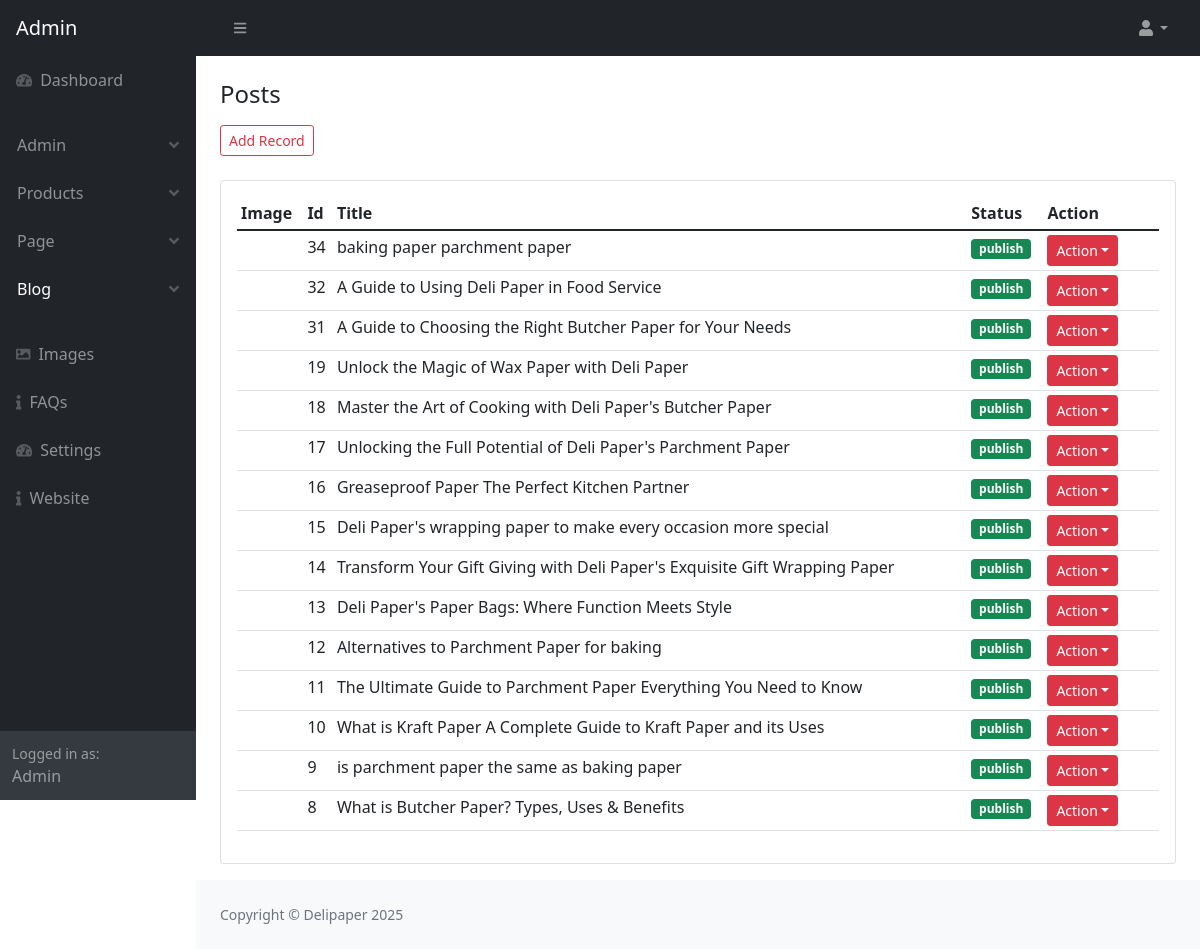
The app's page /admin/post_view.php (signed in), older data.
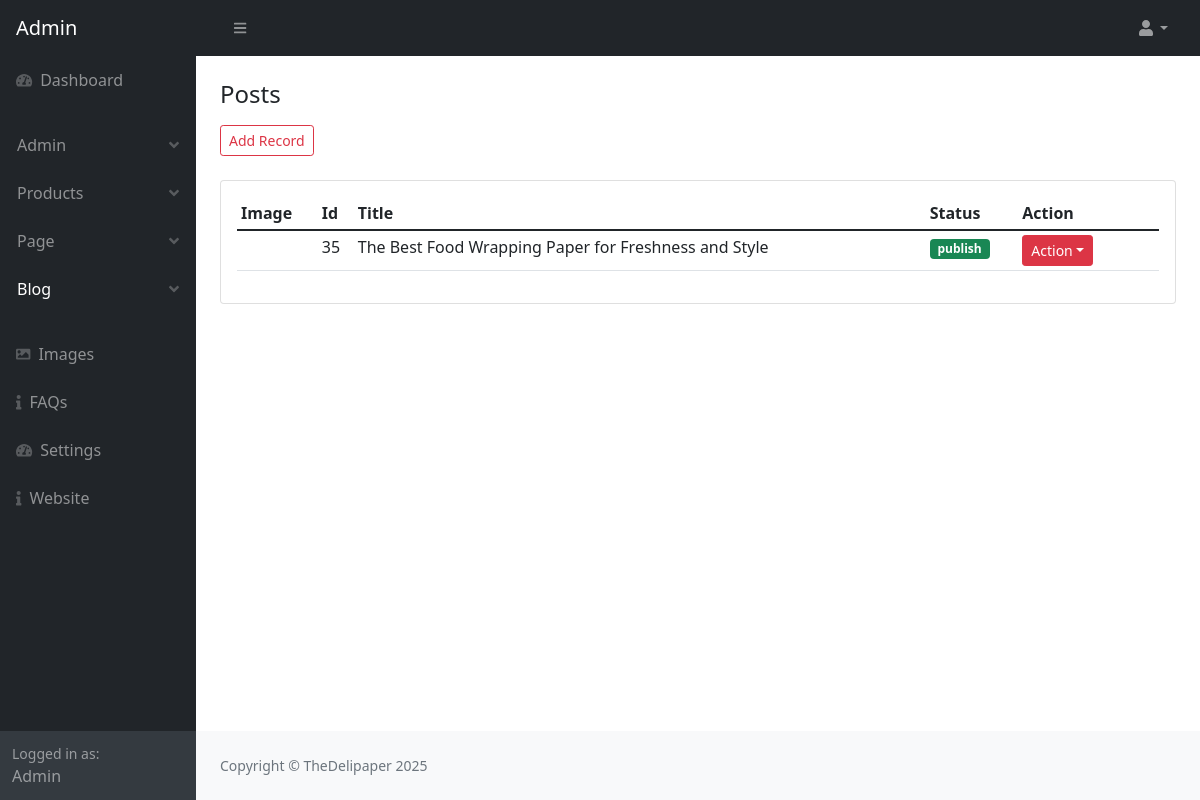
The same page, newer data.
### tables this page shows
CREATE TABLE `post` (
  `post_id` int(11) NOT NULL AUTO_INCREMENT,
  `category_id` int(11) NOT NULL,
  `post_title` varchar(500) NOT NULL,
  `post_url` varchar(500) NOT NULL,
  `post_content` text NOT NULL,
  `post_thumbnail` varchar(500) NOT NULL,
  `post_views` int(11) NOT NULL,
  `post_date` varchar(255) NOT NULL,
  `post_status` varchar(255) NOT NULL,
  `post_index` varchar(255) NOT NULL,
  `post_tag` varchar(255) NOT NULL,
  `admin_id` int(11) NOT NULL,
  PRIMARY KEY (`post_id`)
);

CREATE TABLE `setting` (
  `setting_id` int(11) NOT NULL AUTO_INCREMENT,
  `website_title` varchar(500) NOT NULL,
  `website_url` varchar(500) NOT NULL,
  `website_logo` varchar(500) NOT NULL,
  `website_favicon` varchar(500) NOT NULL,
  `website_head_code` text NOT NULL,
  `ad_code_one` text NOT NULL,
  `ad_code_two` text NOT NULL,
  `ad_code_three` text NOT NULL,
  `footer_text` text NOT NULL,
  `facebook` varchar(255) NOT NULL,
  `twitter` varchar(255) NOT NULL,
  `instagram` varchar(25) NOT NULL,
  `pinterest` varchar(255) NOT NULL,
  PRIMARY KEY (`setting_id`)
);

### admin/post_view.php (the view, shortened to what this page needs)
<?php
require_once('parts/top.php'); ?>
</head>
<body class="sb-nav-fixed">
    <?php require_once('parts/navbar.php'); ?>
    <div id="layoutSidenav">
        <?php require_once('parts/sidebar.php'); ?>
        <div id="layoutSidenav_content" class="">
            <main class="">
                <div class="container-fluid  px-4">
                    <div class="page-header">
                        <div class="col-12 mt-4 mb-4">
                            <h4 class="mb-3">Posts</h4>
                            <a href="post_add.php" class="btn btn-sm  btn-outline-danger">Add Record</a>
                        </div>
                    </div>
                    <div class="card mb-3 bg-white">
                        <div class="card-body ">
                            <table id="datatablesSimple" class="table table-hover table-sm table-responsive">
                                <thead>
                                    <tr>
                                        <th>Image</th>
                                        <th>Id</th>
                                        <th>Title</th>
                                        <th>Status</th>
                                        <th>Action</th>
                                    </tr>
                                </thead>
                                <tbody>
                                    <?php
                                    require_once('parts/db.php');
                                    $select = "SELECT * FROM post  ORDER BY post_id DESC";
                                    $run = mysqli_query($conn, $select);
                                    while ($row = mysqli_fetch_array($run)) {
                                        $post_id = $row['post_id'];
                                        $post_title = $row['post_title'];
                                        $post_status = $row['post_status'];
                                        $post_thumbnail = $row['post_thumbnail'];
                                        if ($post_status == "publish") {
                                            $color = "success";
                                        } else {
                                            $color = "danger";
                                        }
                                    ?>
                                    <tr>
                                        <td><img src="assets/img/<?php echo $post_thumbnail;?>" height="35px" alt="">
                                        </td>
                                        <td><?php echo $post_id; ?></td>
                                        <td><?php echo $post_title; ?></td>
                                        <td><span
                                                class="badge bg-<?php echo $color; ?>"><?php echo $post_status; ?></span>
                                        </td>
                                        <td>
                                            <ul class="navbar-nav ms-auto ms-md-0 me-3 me-lg-4">
                                                <li class="nav-item dropdown">
                                                    <button class="btn btn-danger btn-sm dropdown-toggle"
                                                        id="navbarDropdown" href="#" role="button"
                                                        data-bs-toggle="dropdown"
                                                        aria-expanded="false">Action</i></button>
                                                </li>
                                            </ul>
                                        </td>
                                    </tr>
                                    <?php    } ?>
                                </tbody>
                            </table>
                        </div>
                    </div>
            </main>
            <?php require_once('parts/footer.php'); ?>
        </div>
    </div>
</body>
</html>

### admin/parts/footer.php
<footer class="py-4 bg-light mt-auto">
    <div class="container-fluid px-4">
        <div class="d-flex align-items-center justify-content-between small">
            <div class="text-muted">Copyright &copy; <?php echo $website_title; ?> <?php echo  date("Y"); ?></div>
        </div>
    </div>
</footer>

Row changes from the older to the newer data that the page shows:
removed post: post_id "34", post_title "baking paper parchment paper", post_status "publish"
removed post: post_id "32", post_title "A Guide to Using Deli Paper in Food Service", post_status "publish"
removed post: post_id "31", post_title "A Guide to Choosing the Right Butcher Paper for Your Needs", post_status "publish"
removed post: post_id "19", post_title "Unlock the Magic of Wax Paper with Deli Paper", post_status "publish"
removed post: post_id "18", post_title "Master the Art of Cooking with Deli Paper's Butcher Paper", post_status "publish"
removed post: post_id "17", post_title "Unlocking the Full Potential of Deli Paper's Parchment Paper", post_status "publish"
removed post: post_id "16", post_title "Greaseproof Paper The Perfect Kitchen Partner", post_status "publish"
removed post: post_id "15", post_title "Deli Paper's wrapping paper to make every occasion more special", post_status "publish"
removed post: post_id "14", post_title "Transform Your Gift Giving with Deli Paper's Exquisite Gift Wrapping Paper", post_status "publish"
removed post: post_id "13", post_title "Deli Paper's Paper Bags: Where Function Meets Style", post_status "publish"
removed post: post_id "12", post_title "Alternatives to Parchment Paper for baking", post_status "publish"
removed post: post_id "11", post_title "The Ultimate Guide to Parchment Paper Everything You Need to Know", post_status "publish"
removed post: post_id "10", post_title "What is Kraft Paper A Complete Guide to Kraft Paper and its Uses", post_status "publish"
removed post: post_id "9", post_title "is parchment paper the same as baking paper", post_status "publish"
removed post: post_id "8", post_title "What is Butcher Paper? Types, Uses & Benefits", post_status "publish"
added post: post_id "35", post_title "The Best Food Wrapping Paper for Freshness and Style", post_status "publish"
changed setting: website_title "Delipaper" → "TheDelipaper"
